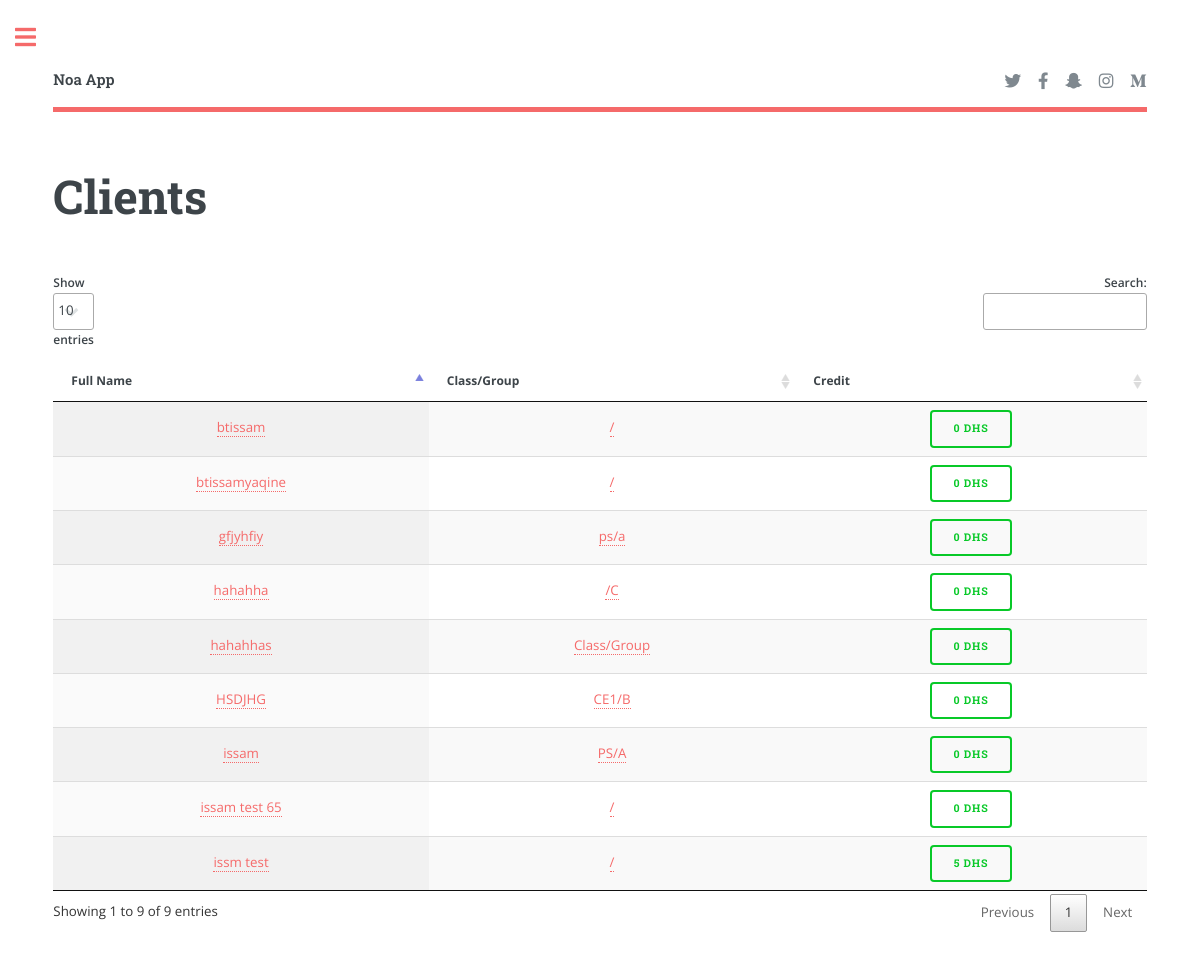
/admin/client_list.php (signed in), run on the app's committed database.
### tables this page shows
CREATE TABLE `client` (
  `id_client` int(11) NOT NULL,
  `full_name` varchar(255) NOT NULL,
  `class` varchar(255) NOT NULL,
  `group` varchar(255) NOT NULL,
  `gender` text NOT NULL,
  `tele` int(255) NOT NULL,
  `email` varchar(320) NOT NULL,
  `facebook` varchar(255) NOT NULL,
  `date_naissance` datetime NOT NULL,
  `business_adress` varchar(320) NOT NULL,
  `home_adress` varchar(320) NOT NULL,
  `remarque` varchar(1000) NOT NULL
);

### admin/client_list.php (the view, shortened to what this page needs)
<?php
include("./includes/header.php");
include("../config/connection.php");
?>
<section>
	<header class="main">
		<h1>Clients</h1>
	</header>
	<div class="row gtr-200">
		<div class="col-12 col-12-medium">
			<div class="table-wrapper">
				<table id="table_id" class="display">
					<thead>
						<tr>
							<th>Full Name</th>
							<th>Class/Group</th>
							<th>Credit</th>
						</tr>
					</thead>
					<tbody>
						<?php
$q1 = "SELECT * FROM `client`";
$q1 = $db->query($q1);
$q1->execute();
$c1 = $q1->rowCount();
$r1 = $q1->fetchAll(PDO::FETCH_ASSOC);
$i = 0;
while ($i < $c1) {
	$q2 = "SELECT `id_client`, SUM(`credit`) as total_credit FROM `credit` WHERE `id_client` = ".$r1[$i]["id_client"]."";
	$q2 = $db->query($q2);
	$q2->execute();
	$r2 = $q2->fetch(PDO::FETCH_ASSOC);
	is_null($r2["total_credit"]) ? $credit = 0 : $credit = $r2["total_credit"];
	$credit < 0 ? $credit_color = "button" : $credit_color = "green";
	echo "
		<tr>
			<td><center><a href='client_details.php?id=".$r1[$i]["id_client"]."'>".$r1[$i]["full_name"]."</a></center></td>
			<td><center><a href='client_details.php?id=".$r1[$i]["id_client"]."'>".$r1[$i]["class"]."/".$r1[$i]["group"]."</a></center></td>
			<td><center><a href='#' class=".$credit_color.">".$credit." Dhs</a></center></td>
		</tr>
			";
	$i++;
}
						?>
					</tbody>
				</table>
			</div>
		</div>
	</div>
</section>
<?php include("./includes/sidebar.php"); ?>

### admin/assets/DataTables/datatables.css (style rules this page uses)
table.dataTable { width: 100%; margin: 0 auto; clear: both; border-collapse: separate; border-spacing: 0; }
table.dataTable thead th, table.dataTable tfoot th { font-weight: bold; }
table.dataTable thead th, table.dataTable thead td { padding: 10px 18px; border-bottom: 1px solid #111; }
table.dataTable thead .sorting, table.dataTable thead .sorting_asc, table.dataTable thead .sorting_desc, table.dataTable thead .sorting_asc_disabled, table.dataTable thead .sorting_desc_disabled { cursor: pointer; *cursor: hand; background-repeat: no-repeat; background-position: center right; }
table.dataTable thead .sorting { background-image: url("DataTables-1.10.24/images/sort_both.png"); }
table.dataTable thead .sorting_asc { background-image: url("DataTables-1.10.24/images/sort_asc.png") !important; }
table.dataTable tbody tr { background-color: #ffffff; }
table.dataTable tbody th, table.dataTable tbody td { padding: 8px 10px; }
table.dataTable.row-border tbody th, table.dataTable.row-border tbody td, table.dataTable.display tbody th, table.dataTable.display tbody td { border-top: 1px solid #ddd; }
table.dataTable.row-border tbody tr:first-child th, table.dataTable.row-border tbody tr:first-child td, table.dataTable.display tbody tr:first-child th, table.dataTable.display tbody tr:first-child td { border-top: none; }
table.dataTable.stripe tbody tr.odd, table.dataTable.display tbody tr.odd { background-color: #f9f9f9; }
table.dataTable.order-column tbody tr > .sorting_1, table.dataTable.order-column tbody tr > .sorting_2, table.dataTable.order-column tbody tr > .sorting_3, table.dataTable.display tbody tr > .sorting_1, table.dataTable.display tbody tr > .sorting_2, table.dataTable.display tbody tr > .sorting_3 { background-color: #fafafa; }
table.dataTable.display tbody tr.odd > .sorting_1, table.dataTable.order-column.stripe tbody tr.odd > .sorting_1 { background-color: #f1f1f1; }
table.dataTable.display tbody tr.even > .sorting_1, table.dataTable.order-column.stripe tbody tr.even > .sorting_1 { background-color: #fafafa; }
table.dataTable.no-footer { border-bottom: 1px solid #111; }
table.dataTable, table.dataTable th, table.dataTable td { box-sizing: content-box; }

### data on the page
client: full_name "gfjyhfiy", class "ps", group "a", credit "0"
client: full_name "btissamyaqine", credit "0"
client: full_name "HSDJHG", class "CE1", group "B", credit "0"
client: full_name "issam", class "PS", group "A", credit "0"
client: full_name "btissam", credit "0"
client: full_name "hahahha", group "C", credit "0"
client: full_name "hahahhas", class "Class", group "Group", credit "0"
client: full_name "issm test", credit "5"
client: full_name "issam test 65", credit "0"
